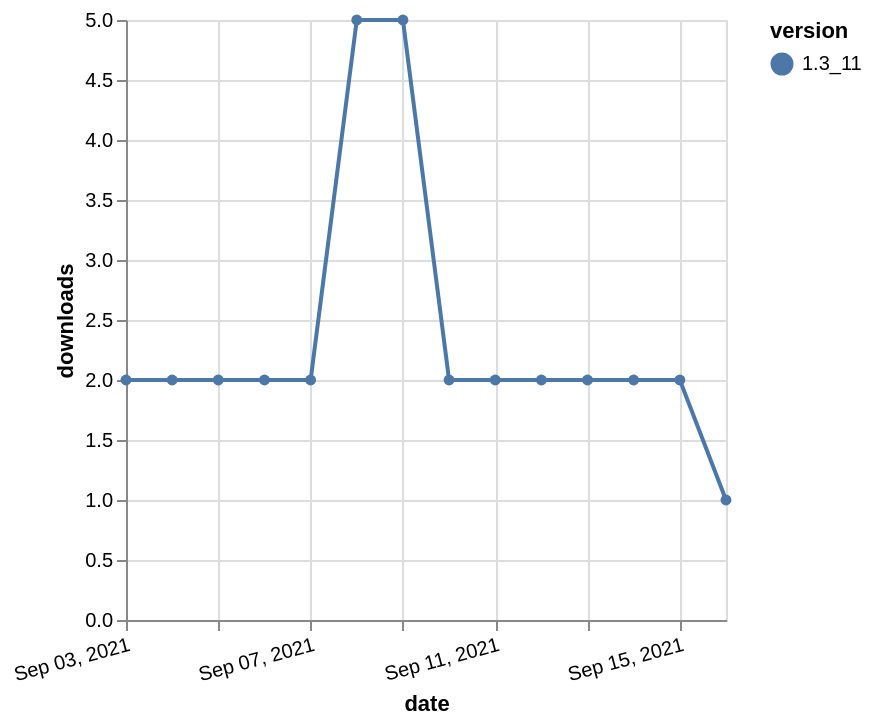

Here is the Vega-Lite specification saved for this chart:
### Vega-Lite specification from a JSON file in a GitHub repository (floating-point values rounded to 4 significant figures)
{"$schema": "https://vega.github.io/schema/vega-lite/v5.json", "description": "A simple bar chart with embedded data.", "data": {"values": [{"date": "2021-09-03", "total": 12110, "delta": 2, "version": "1.3_11"}, {"date": "2021-09-04", "total": 12112, "delta": 2, "version": "1.3_11"}, {"date": "2021-09-05", "total": 12114, "delta": 2, "version": "1.3_11"}, {"date": "2021-09-06", "total": 12116, "delta": 2, "version": "1.3_11"}, {"date": "2021-09-07", "total": 12118, "delta": 2, "version": "1.3_11"}, {"date": "2021-09-08", "total": 12123, "delta": 5, "version": "1.3_11"}, {"date": "2021-09-09", "total": 12128, "delta": 5, "version": "1.3_11"}, {"date": "2021-09-10", "total": 12130, "delta": 2, "version": "1.3_11"}, {"date": "2021-09-11", "total": 12132, "delta": 2, "version": "1.3_11"}, {"date": "2021-09-12", "total": 12134, "delta": 2, "version": "1.3_11"}, {"date": "2021-09-13", "total": 12136, "delta": 2, "version": "1.3_11"}, {"date": "2021-09-14", "total": 12138, "delta": 2, "version": "1.3_11"}, {"date": "2021-09-15", "total": 12140, "delta": 2, "version": "1.3_11"}, {"date": "2021-09-16", "total": 12141, "delta": 1, "version": "1.3_11"}]}, "width": "container", "mark": {"type": "line", "point": {"filled": true}}, "encoding": {"x": {"field": "date", "type": "temporal", "timeUnit": "yearmonthdate", "title": "date", "axis": {"labelAngle": -15}}, "y": {"field": "delta", "type": "quantitative", "title": "downloads"}, "color": {"field": "version", "type": "nominal"}, "tooltip": {"field": "delta"}}}
